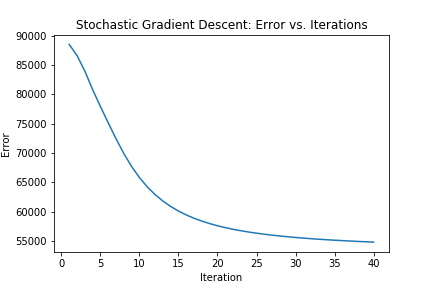

Reproduce this figure in Python.
# -*- coding: utf-8 -*-
"""q3.ipynb

Automatically generated by Colaboratory.

Original file is located at
    https://colab.research.google.com/drive/1WyYlpmGcwEHiYu3bN7DrvDr0x9Xko4po
"""

import numpy as np
import matplotlib.pyplot as plt

k = 20
LAMBDA = 0.1
lr = 0.02
MAX_ITERS = 40
training_file = 'ratings.train.txt'
openfile = open(training_file, 'r')

min_user_id = 1000000000
max_user_id = -1000000000
min_item_id = 1000000000
max_item_id = -1000000000

for line in openfile:
  user_id, item_id, rating = list(int(x) for x in line.strip().split("\t"))

  if user_id < min_user_id: min_user_id = user_id
  if user_id > max_user_id: max_user_id = user_id
  if item_id < min_item_id: min_item_id = item_id
  if item_id > max_item_id: max_item_id = item_id

Q = np.random.rand(max_item_id, k) * 0.5
P = np.random.rand(max_user_id, k) * 0.5

Iteration = []
E_list = []

for iter in range(MAX_ITERS):
  openfile.seek(0)
  for line in openfile:
    u, i, r = list(int(x) for x in line.strip().split("\t"))
    u -= 1
    i -= 1
    epsilon_iu = 2 * (r - Q[i] @ P[u].T)
    Q_i_new = Q[i] + lr * (epsilon_iu * P[u] - 2 * LAMBDA * Q[i])
    P_u_new = P[u] + lr * (epsilon_iu * Q[i] - 2 * LAMBDA * P[u])
    Q[i] = Q_i_new
    P[u] = P_u_new

  openfile.seek(0)
  E = 0
  for line in openfile:
    u, i, r = list(int(x) for x in line.strip().split("\t"))
    u -= 1
    i -= 1
    E += (r - Q[i] @ P[u].T) ** 2
  E += LAMBDA * (np.sum(P ** 2) + np.sum(Q ** 2))
  E_list.append(E)
  Iteration.append(iter + 1)
  print("Iteration {}, error E is: {}".format(iter + 1, E))

plt.figure()
plt.plot(Iteration, E_list)
plt.xlabel('Iteration')
plt.ylabel('Error')
plt.title('Stochastic Gradient Descent: Error vs. Iterations')
plt.savefig('q3.png')
plt.show()

